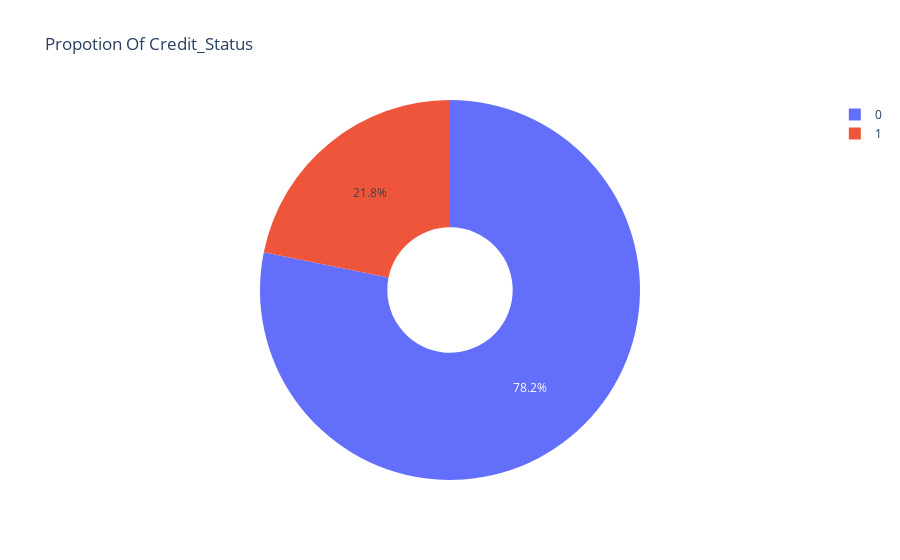

Notebook source saved alongside this figure:
### Markdown cell above
### BUSINESS UNDERSTANDING & TARGET ANALYSIS

### Code cell
#Create pie to understand proporsions of target value
ex.pie(df,names='Credit_Status',title='Propotion Of Credit_Status',hole=0.33)

### Figure 1 — Plotly figure (JSON) as saved in the notebook; plotly's stock layout.template omitted (floating-point values rounded to 4 significant figures; data arrays with more than 128 entries replaced by an {"elided": "..."} marker saying what was removed)
{"data": [{"domain": {"x": [0, 1], "y": [0, 1]}, "hole": 0.33, "hovertemplate": "Credit_Status=%{label}<extra></extra>", "labels": {"elided": "32581 int values"}, "legendgroup": "", "name": "", "showlegend": true, "type": "pie"}], "layout": {"autosize": true, "legend": {"tracegroupgap": 0}, "title": {"text": "Propotion Of Credit_Status"}}}
